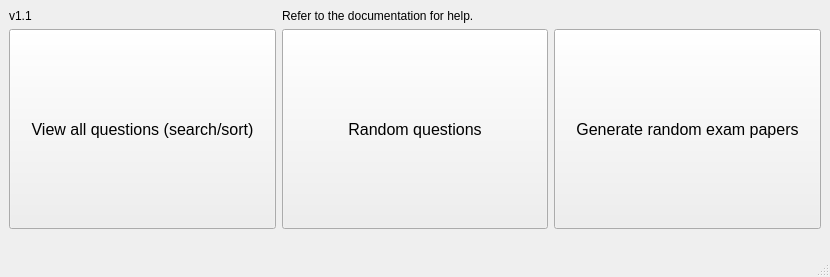
<?xml version="1.0" encoding="UTF-8"?>
<ui version="4.0">
 <class>MainWindow</class>
 <widget class="QMainWindow" name="MainWindow">
  <property name="geometry">
   <rect>
    <x>0</x>
    <y>0</y>
    <width>830</width>
    <height>277</height>
   </rect>
  </property>
  <property name="windowTitle">
   <string>MainWindow</string>
  </property>
  <widget class="QWidget" name="centralwidget">
   <layout class="QGridLayout" name="gridLayout">
    <item row="1" column="0">
     <widget class="QPushButton" name="pbSearchSort">
      <property name="sizePolicy">
       <sizepolicy hsizetype="Minimum" vsizetype="Minimum">
        <horstretch>0</horstretch>
        <verstretch>0</verstretch>
       </sizepolicy>
      </property>
      <property name="minimumSize">
       <size>
        <width>0</width>
        <height>200</height>
       </size>
      </property>
      <property name="font">
       <font>
        <pointsize>12</pointsize>
        <weight>50</weight>
        <bold>false</bold>
       </font>
      </property>
      <property name="text">
       <string>View all questions (search/sort)</string>
      </property>
     </widget>
    </item>
    <item row="1" column="1">
     <widget class="QPushButton" name="pbGenerateQuestions">
      <property name="sizePolicy">
       <sizepolicy hsizetype="Minimum" vsizetype="Minimum">
        <horstretch>0</horstretch>
        <verstretch>0</verstretch>
       </sizepolicy>
      </property>
      <property name="minimumSize">
       <size>
        <width>0</width>
        <height>200</height>
       </size>
      </property>
      <property name="font">
       <font>
        <pointsize>12</pointsize>
        <weight>50</weight>
        <bold>false</bold>
       </font>
      </property>
      <property name="text">
       <string>Random questions</string>
      </property>
     </widget>
    </item>
    <item row="1" column="2">
     <widget class="QPushButton" name="pbGeneratePapers">
      <property name="sizePolicy">
       <sizepolicy hsizetype="Minimum" vsizetype="Minimum">
        <horstretch>0</horstretch>
        <verstretch>0</verstretch>
       </sizepolicy>
      </property>
      <property name="minimumSize">
       <size>
        <width>0</width>
        <height>200</height>
       </size>
      </property>
      <property name="font">
       <font>
        <pointsize>12</pointsize>
        <weight>50</weight>
        <bold>false</bold>
       </font>
      </property>
      <property name="text">
       <string>Generate random exam papers</string>
      </property>
     </widget>
    </item>
    <item row="2" column="1">
     <spacer name="verticalSpacer">
      <property name="orientation">
       <enum>Qt::Vertical</enum>
      </property>
      <property name="sizeType">
       <enum>QSizePolicy::Expanding</enum>
      </property>
      <property name="sizeHint" stdset="0">
       <size>
        <width>20</width>
        <height>60</height>
       </size>
      </property>
     </spacer>
    </item>
    <item row="0" column="0">
     <widget class="QLabel" name="lversionandtitle">
      <property name="text">
       <string>v1.1</string>
      </property>
     </widget>
    </item>
    <item row="0" column="1">
     <widget class="QLabel" name="lTip">
      <property name="text">
       <string>Refer to the documentation for help.</string>
      </property>
     </widget>
    </item>
   </layout>
  </widget>
  <widget class="QStatusBar" name="sbStatusTooltip">
   <property name="sizeGripEnabled">
    <bool>true</bool>
   </property>
  </widget>
 </widget>
 <resources/>
 <connections/>
</ui>
